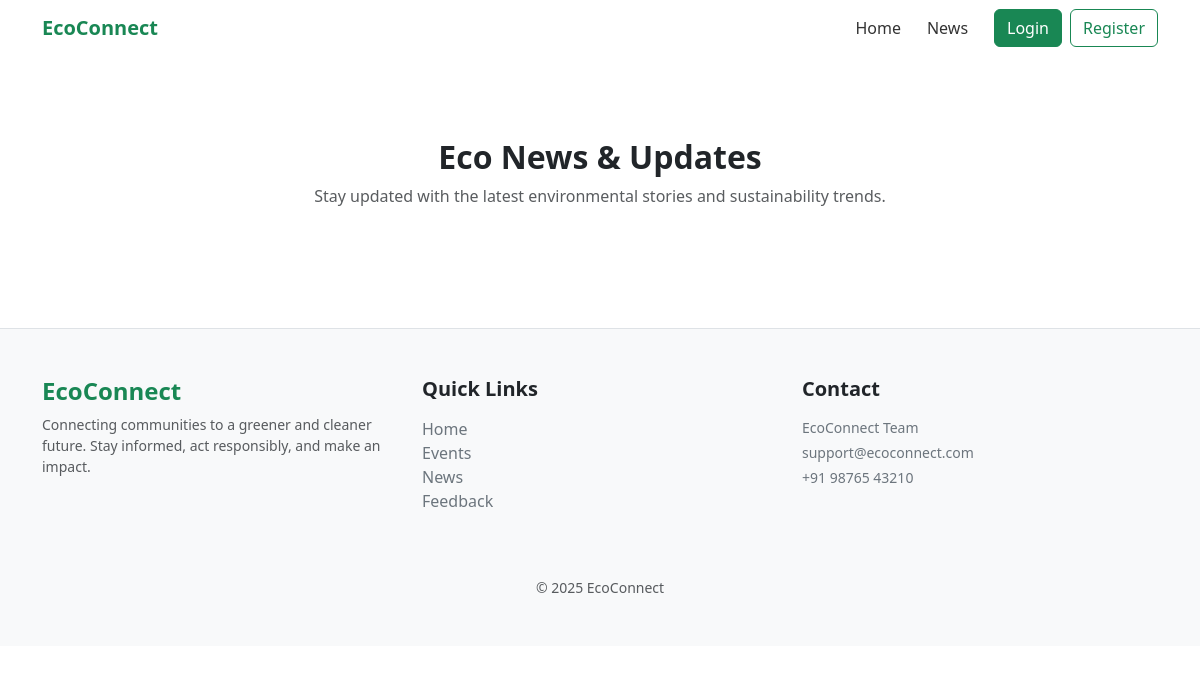
Before: /news/ with the older database file.
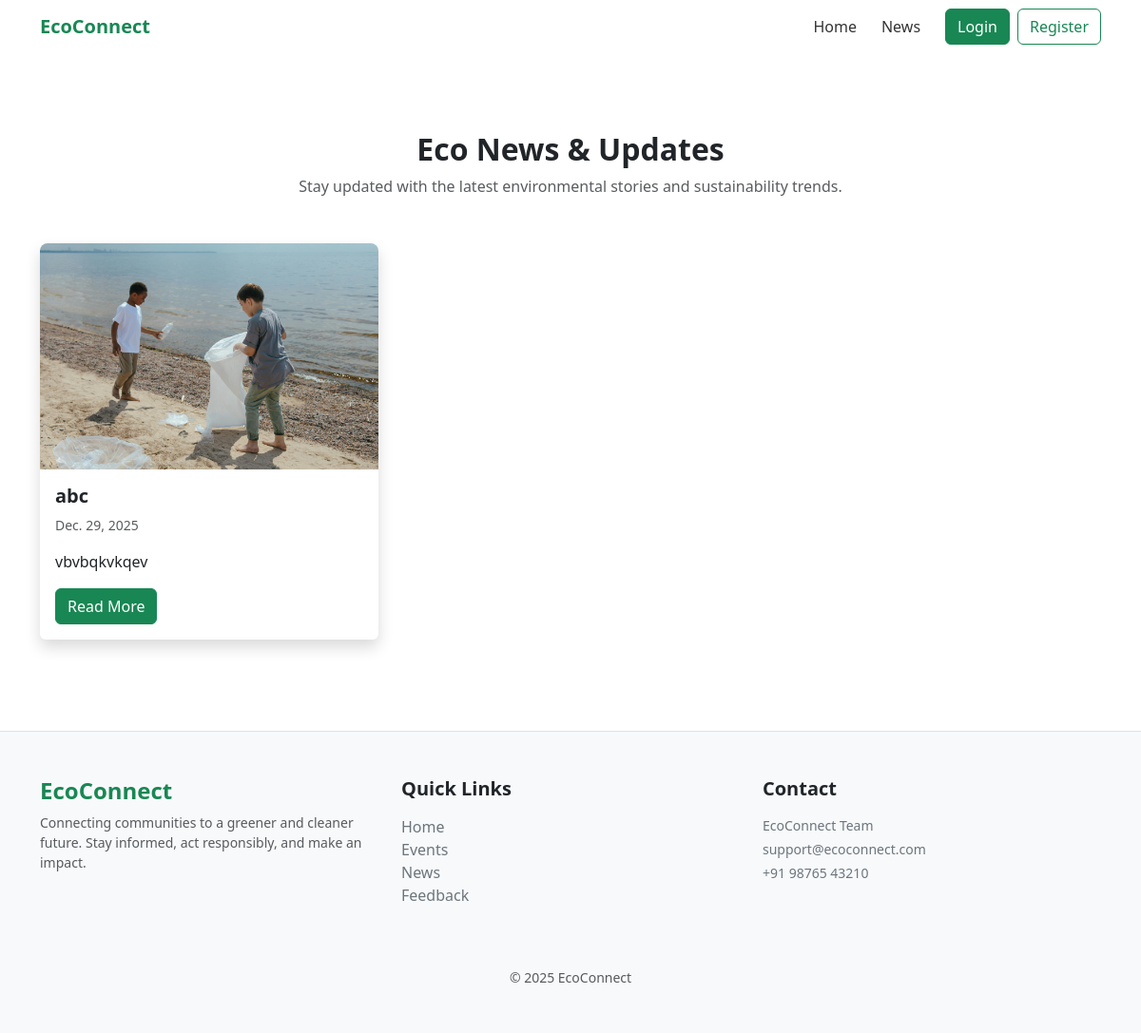
After: the same page with the newer database file.
### news/models.py (models this page shows, shortened)
class News(models.Model):
    title = models.CharField(max_length=200)
    description = models.TextField()
    content = models.TextField()
    image = models.ImageField(upload_to='news_images/')
    date = models.DateField()

### news/views.py (the view)
# urls.py: path("", views.news_list, name="news_list"),
def news_list(request):
    news_articles = News.objects.all().order_by('-date')  # latest first
    return render(request, 'news_list.html', {'news_articles': news_articles})

### news/templates/news_list.html
{% extends 'base.html' %}
{% load static %}
{% block content %}
<div class="container py-5">
    <div class="text-center mb-5">
        <h2 class="fw-bold">Eco News & Updates</h2>
        <p class="text-muted">Stay updated with the latest environmental stories and sustainability trends.</p>
    </div>
    <div class="row g-4">
        {% for article in news_articles %}
        <div class="col-md-6 col-lg-4">
            <div class="card h-100 border-0 shadow hover-card">
               <img src="{{ article.image.url }}" class="card-img-top" alt="{{ article.title }}">
                <div class="card-body">
                    <h5 class="card-title fw-bold">{{ article.title }}</h5>
                    <p class="card-text text-muted small">{{ article.date }}</p>
                    <p class="card-text">{{ article.description }}</p>
                    <a href="{% url 'news:news_detail' article.id %}" class="btn btn-success">Read More</a>
                </div>
            </div>
        </div>
        {% endfor %}
    </div>
</div>
{% endblock %}

Changed rows visible on the page:
added News: image (picture), title "abc", date "Dec. 29, 2025", description "vbvbqkvkqev"
